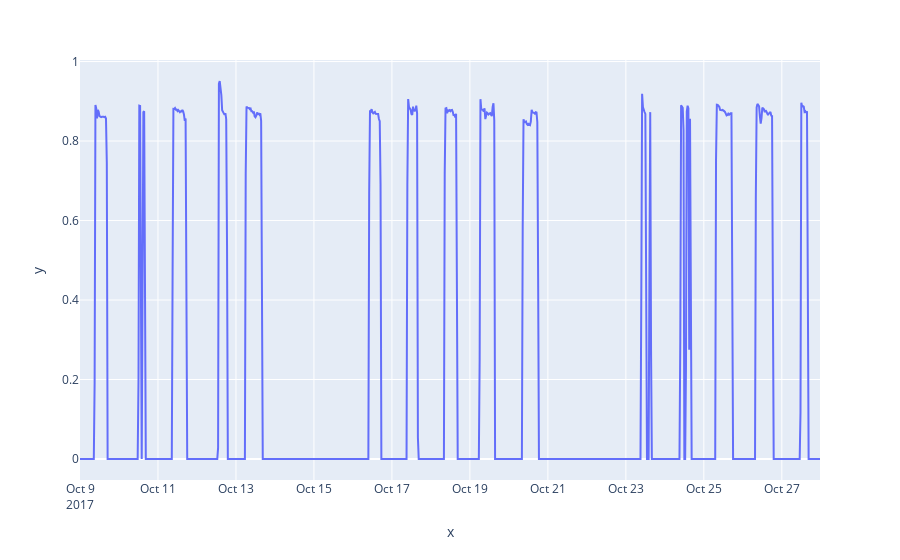

Notebook source saved alongside this figure:
### Code cell
px.line(x=df.index, y=df.kw)

### Figure 1 — Plotly figure (JSON) as saved in the notebook; plotly's stock layout.template omitted (floating-point values rounded to 4 significant figures; data arrays with more than 128 entries replaced by an {"elided": "..."} marker saying what was removed)
{"data": [{"hovertemplate": "x=%{x}<br>y=%{y}<extra></extra>", "legendgroup": "", "line": {"color": "#636efa", "dash": "solid"}, "marker": {"symbol": "circle"}, "mode": "lines", "name": "", "orientation": "v", "showlegend": false, "type": "scatter", "x": {"elided": "912 str values"}, "xaxis": "x", "y": {"elided": "912 float values"}, "yaxis": "y"}], "layout": {"legend": {"tracegroupgap": 0}, "margin": {"t": 60}, "xaxis": {"anchor": "y", "domain": [0, 1], "title": {"text": "x"}}, "yaxis": {"anchor": "x", "domain": [0, 1], "title": {"text": "y"}}}}
